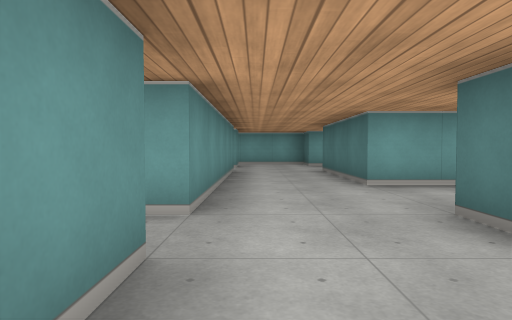
View 1 (above)

20 first-person views from a walk through a cub3D ray-caster map. The camera is about half as high as the walls, tilts 2° down and sees 75° across. The floor is counted in squares. Each view is taken from the middle of a square. On the plan, view 1 faces up. The plan holds only what a view shows up to about 9 squares ahead; the rest is blank.

View 2
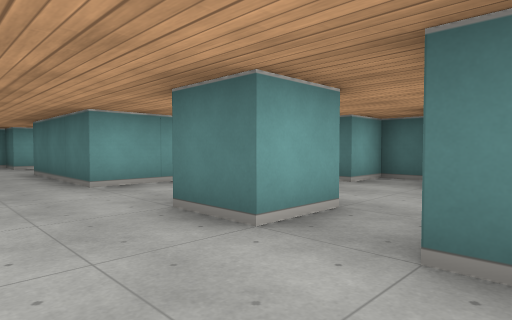

View 3
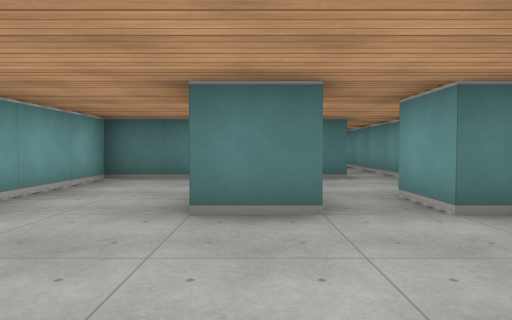

View 4
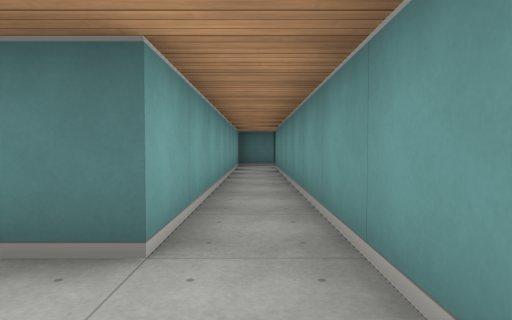

View 5
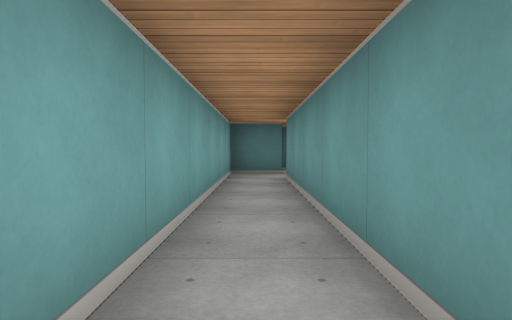

View 6
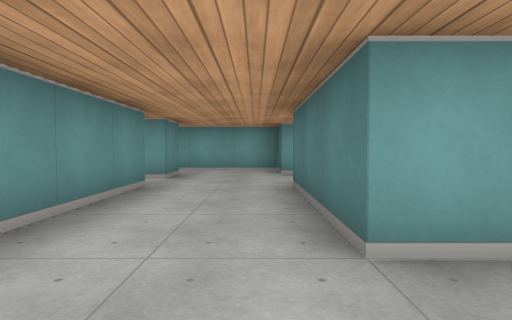

View 7
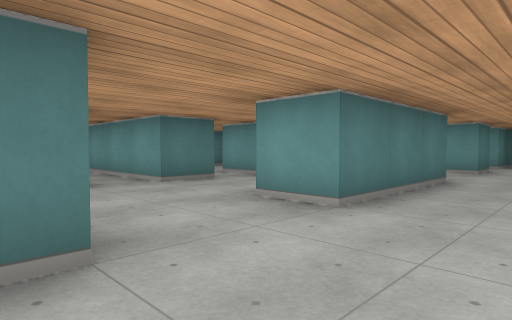

View 8
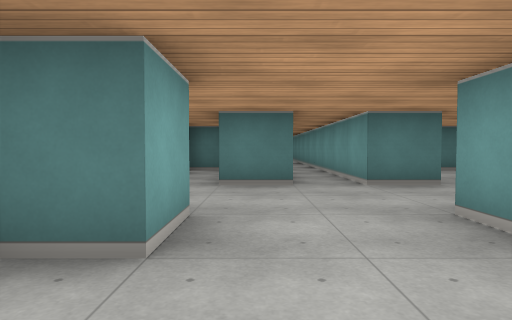

View 9
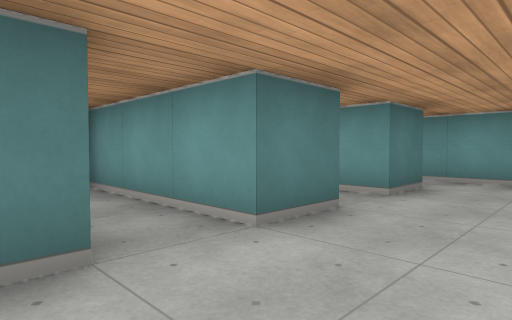

View 10
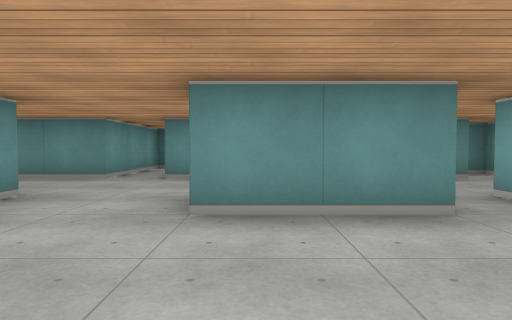

View 11
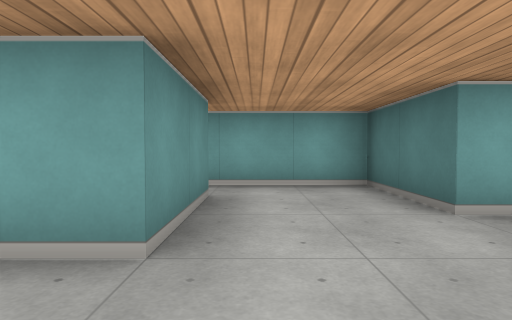

View 12
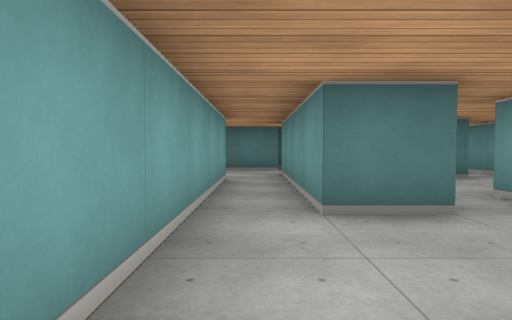

View 13
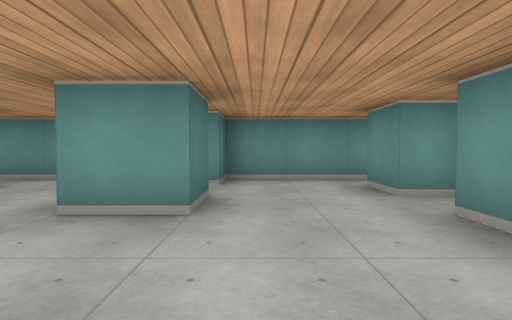

View 14
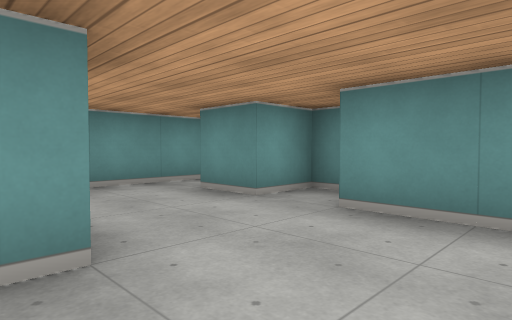

View 15
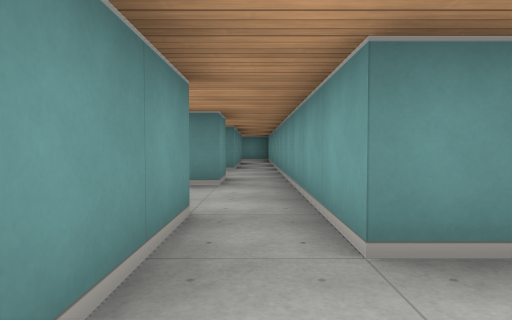

View 16
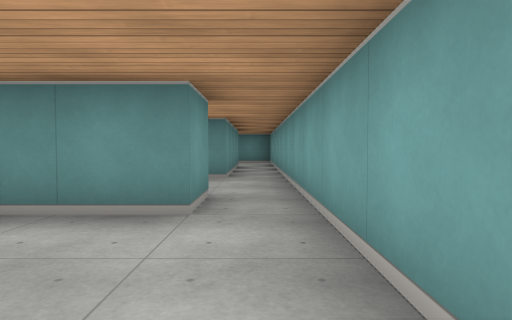

View 17
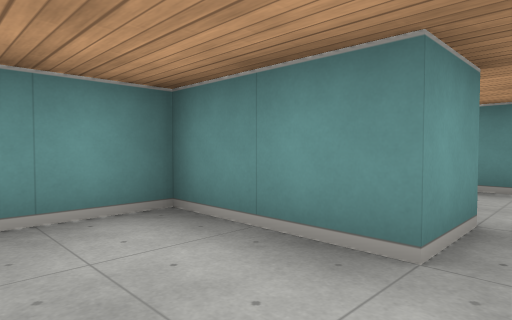

View 18
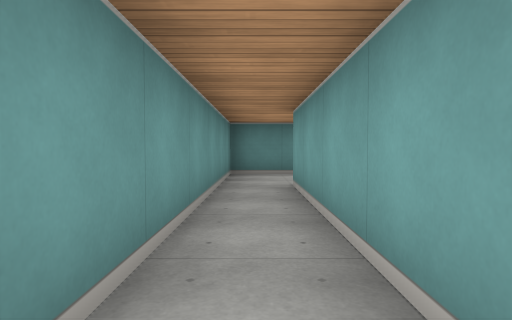

View 19
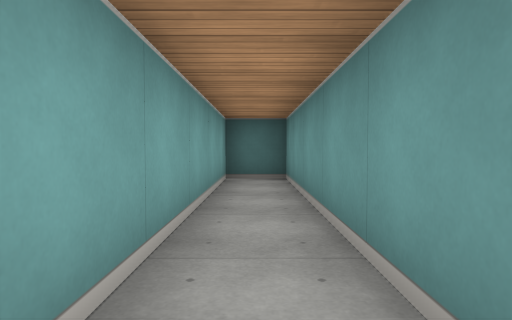

View 20
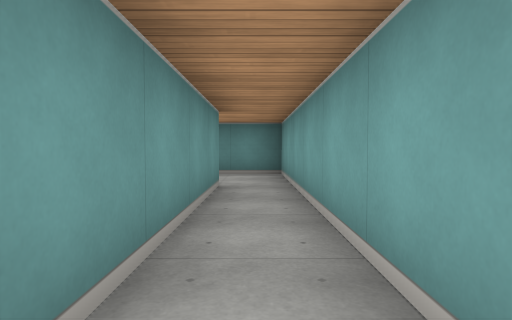

### Floor plan
Points are (right, up) in squares from view 1. A wall is a line through its corners. A room is listed if a view was taken in it or the views show most of it. See-through windows are left out.
Room 1 (views 1, 2, 3, 4, 5, 6, 7, 8, 13, 14, 15, 16)
walls: (2.6, 1.5) (1.5, 1.5) (1.5, 2.5) (2.5, 2.5); (5.5, 1.8) (5.5, 2.5) (4.5, 2.5) (4.5, 4.5) (1.5, 4.5) (1.5, 7.5); (3.6, -0.5) (11.4, -0.5); (-1.5, 2) (-1.5, 1.5) (-0.5, 1.5) (-0.5, 0.5) (-1.5, 0.5); (-1.5, -0.5) (1.5, -0.5) (1.5, 0.5) (2.5, 0.5); (1.5, 9.5) (1.5, 10.5) (-0.8, 10.5); (-0.5, 9.5) (-0.5, 8.5) (-0.9, 8.5); (-3.5, 7.5) (-0.5, 7.5) (-0.5, 2.5) (-0.9, 2.5); (12.5, -0.5) (12.5, 0.5) (4.5, 0.5) (4.5, 1.2)
ways out: opening at (2, 8.5) to room 3; opening at (-1, 0) to room 5; opening at (-1, 10); opening at (12, -1)
Room 2 (view 9)
walls: (2.5, 11.6) (2.5, 10.4); (4.5, 10.5) (4.5, 12.5) (2.5, 12.5)
ways out: opening at (3.5, 11) to room 3; opening at (2, 12) to room 8
Room 3 (views 10, 11)
walls: (4.5, 8.4) (4.5, 9.5) (7.5, 9.5); (4.5, 6.4) (4.5, 7.5) (9, 7.5); (5, 10.5) (4.5, 10.5); (7.5, 9.8) (7.5, 10.5); (2.5, 10.4) (2.5, 9.5) (1.5, 9.5); (1.5, 7.5) (2.5, 7.5)
ways out: opening at (2, 8.5) to room 1; opening at (3.5, 11) to room 2; opening at (3.5, 7) to room 9
Room 4 (view 12)
walls: (4.5, 14.5) (-1.5, 14.5) (-1.5, 14.1); (1.5, 12.5) (1.5, 13.5) (5.5, 13.5); (6.5, 13.4) (6.5, 14.8)
ways out: opening at (0.5, 13) to room 8; opening at (5.5, 15)
Room 5 (view 17)
walls: (-1.5, 0.5) (-4.5, 0.5); (-4.6, -0.5) (-3.5, -0.5) (-3.5, -1.5)
ways out: opening at (-1, 0) to room 1; opening at (-2.5, -1) to room 6; opening at (-4, 0) to room 7
Room 6 (views 18, 19)
walls: (-3.5, -1.5) (-3.5, -2.5) (4.5, -2.5) (4.5, -1.5) (-1.5, -1.5)
ways out: opening at (-2.5, -1) to room 5
Room 7 (view 20)
walls: (-10.5, -0.5) (-6.5, -0.5) (-6.5, -1); (-4.5, 0.5) (-12.5, 0.5) (-12.5, -0.8)
ways out: opening at (-4, 0) to room 5; opening at (-11.5, -1)
Room 8 (no view inside)
walls: (2.5, 12.5) (1.5, 12.5)
ways out: opening at (2, 12) to room 2; opening at (0.5, 13) to room 4
Room 9 (no view inside)
walls: (3.6, 5.5) (5.5, 5.5)
ways out: opening at (3.5, 7) to room 3; opening at (5, 6)

Positions as (right, up) in squares from view 1, and headings:
1: (0, 0), facing up
2: (0, 0), facing up-right
3: (-1, 2), facing right
4: (3, 0), facing right
5: (6, 0), facing right
6: (1, 3), facing up
7: (0, 10), facing down-right
8: (0, 9), facing right
9: (3, 11), facing down-right
10: (5, 10), facing left
11: (3, 8), facing up
12: (-1, 14), facing right
13: (1, 5), facing down
14: (2, 4), facing down-left
15: (1, 0), facing left
16: (-1, 0), facing left
17: (-2, 0), facing down-left
18: (3, -2), facing left
19: (-1, -2), facing right
20: (-6, 0), facing left
